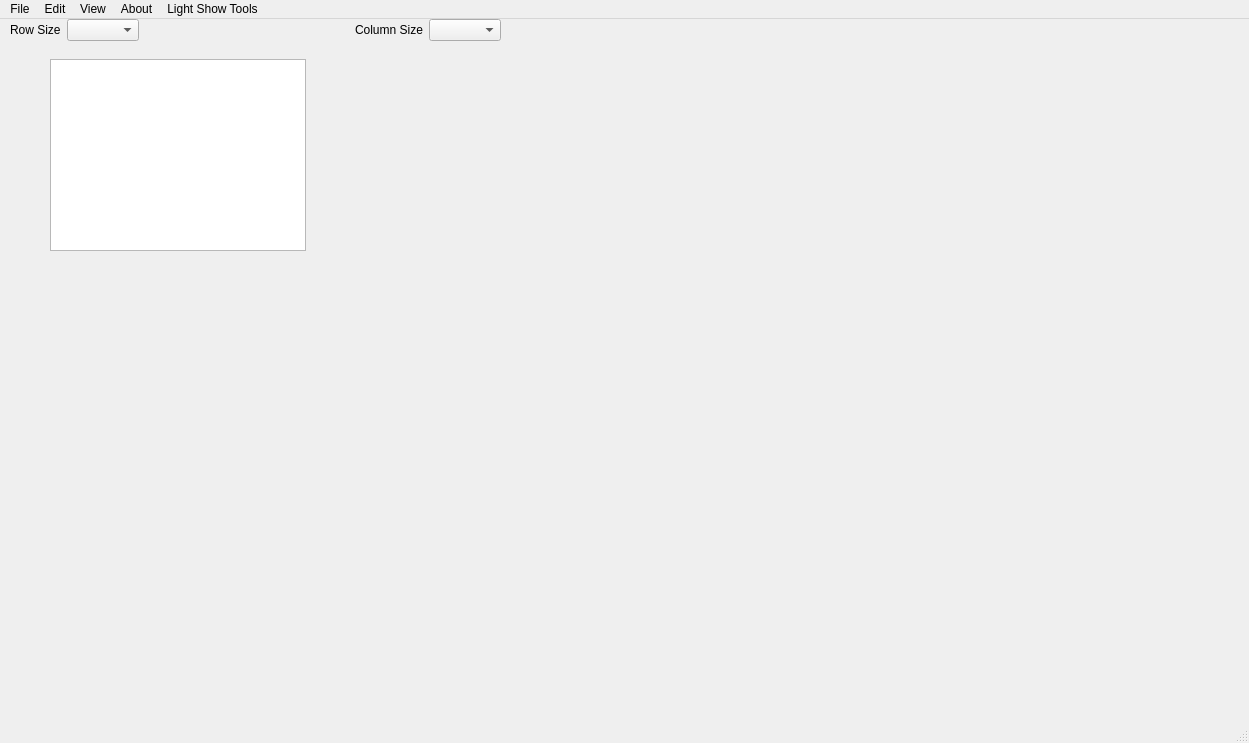
<?xml version="1.0" encoding="UTF-8"?>
<ui version="4.0">
 <class>MainWindow</class>
 <widget class="QMainWindow" name="MainWindow">
  <property name="geometry">
   <rect>
    <x>0</x>
    <y>0</y>
    <width>1249</width>
    <height>743</height>
   </rect>
  </property>
  <property name="windowTitle">
   <string>MainWindow</string>
  </property>
  <widget class="QWidget" name="centralwidget">
   <widget class="QTableView" name="tableView">
    <property name="geometry">
     <rect>
      <x>50</x>
      <y>40</y>
      <width>256</width>
      <height>192</height>
     </rect>
    </property>
   </widget>
   <widget class="QWidget" name="horizontalLayoutWidget">
    <property name="geometry">
     <rect>
      <x>10</x>
      <y>0</y>
      <width>491</width>
      <height>51</height>
     </rect>
    </property>
    <layout class="QHBoxLayout" name="horizontalLayout">
     <property name="sizeConstraint">
      <enum>QLayout::SetMaximumSize</enum>
     </property>
     <item>
      <widget class="QLabel" name="label">
       <property name="text">
        <string>Row Size</string>
       </property>
      </widget>
     </item>
     <item>
      <widget class="QComboBox" name="rowSizeBox"/>
     </item>
     <item>
      <spacer name="horizontalSpacer">
       <property name="orientation">
        <enum>Qt::Horizontal</enum>
       </property>
       <property name="sizeHint" stdset="0">
        <size>
         <width>40</width>
         <height>20</height>
        </size>
       </property>
      </spacer>
     </item>
     <item>
      <widget class="QLabel" name="label_2">
       <property name="text">
        <string>Column Size</string>
       </property>
      </widget>
     </item>
     <item>
      <widget class="QComboBox" name="columnSizeBox"/>
     </item>
    </layout>
   </widget>
  </widget>
  <widget class="QMenuBar" name="menubar">
   <property name="geometry">
    <rect>
     <x>0</x>
     <y>0</y>
     <width>1249</width>
     <height>22</height>
    </rect>
   </property>
   <widget class="QMenu" name="menuFile">
    <property name="title">
     <string>File</string>
    </property>
    <addaction name="actionNew_Sequence"/>
    <addaction name="separator"/>
    <addaction name="actionOpen_From_Git"/>
    <addaction name="actionOpen_From_Local"/>
   </widget>
   <widget class="QMenu" name="menuEdit">
    <property name="title">
     <string>Edit</string>
    </property>
   </widget>
   <widget class="QMenu" name="menuView">
    <property name="title">
     <string>View</string>
    </property>
    <addaction name="separator"/>
   </widget>
   <widget class="QMenu" name="menuAbout">
    <property name="title">
     <string>About</string>
    </property>
   </widget>
   <widget class="QMenu" name="menuLight_Show_Tools">
    <property name="title">
     <string>Light Show Tools</string>
    </property>
    <addaction name="actionPull_Repository"/>
    <addaction name="actionPush_Repository"/>
    <addaction name="separator"/>
    <addaction name="actionOpen_Repository"/>
    <addaction name="actionRepository_Settings"/>
   </widget>
   <addaction name="menuFile"/>
   <addaction name="menuEdit"/>
   <addaction name="menuView"/>
   <addaction name="menuAbout"/>
   <addaction name="menuLight_Show_Tools"/>
  </widget>
  <widget class="QStatusBar" name="statusbar"/>
  <action name="actionSave_Version">
   <property name="text">
    <string>Save Version</string>
   </property>
   <property name="toolTip">
    <string>Save and push to your branch</string>
   </property>
  </action>
  <action name="actionPull_Repository">
   <property name="text">
    <string>Pull Changes</string>
   </property>
  </action>
  <action name="actionPush_Repository">
   <property name="text">
    <string>Upload Changes</string>
   </property>
  </action>
  <action name="actionOpen_Repository">
   <property name="text">
    <string>Open Repository</string>
   </property>
  </action>
  <action name="actionOpen_From_Git">
   <property name="text">
    <string>Open From Git</string>
   </property>
  </action>
  <action name="actionOpen_From_Local">
   <property name="text">
    <string>Open From Local</string>
   </property>
  </action>
  <action name="actionNew_Sequence">
   <property name="text">
    <string>New Sequence</string>
   </property>
  </action>
  <action name="actionRepository_Settings">
   <property name="text">
    <string>Repository Settings</string>
   </property>
  </action>
 </widget>
 <resources/>
 <connections/>
</ui>
